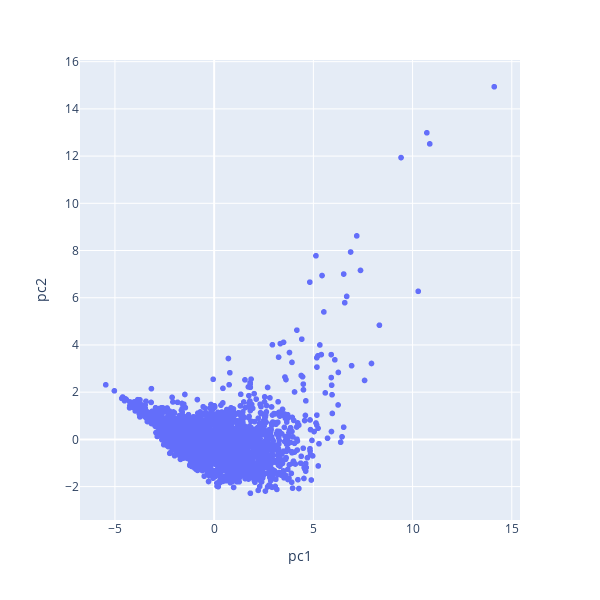

Notebook source saved alongside this figure:
### Code cell
import plotly.express as px
import pandas as pd
pca_dataset = pd.DataFrame({'pc1': proj['pc1'], 'pc2': proj['pc2'], 'city':indicadores.index})
fig = px.scatter(pca_dataset, x='pc1', y='pc2', hover_data=['city'])
fig.update_layout(
autosize=False,
width=600,
height=600,
)
fig.show()

### Figure 1 — Plotly figure (JSON) as saved in the notebook; plotly's stock layout.template omitted (floating-point values rounded to 4 significant figures; data arrays with more than 128 entries replaced by an {"elided": "..."} marker saying what was removed)
{"data": [{"customdata": {"elided": "2469x1 int values"}, "hovertemplate": "pc1=%{x}<br>pc2=%{y}<br>city=%{customdata[0]}<extra></extra>", "legendgroup": "", "marker": {"color": "#636efa", "symbol": "circle"}, "mode": "markers", "name": "", "showlegend": false, "type": "scattergl", "x": {"elided": "2469 float values"}, "xaxis": "x", "y": {"elided": "2469 float values"}, "yaxis": "y"}], "layout": {"autosize": false, "height": 600, "legend": {"tracegroupgap": 0}, "margin": {"t": 60}, "width": 600, "xaxis": {"anchor": "y", "domain": [0, 1], "title": {"text": "pc1"}}, "yaxis": {"anchor": "x", "domain": [0, 1], "title": {"text": "pc2"}}}}
